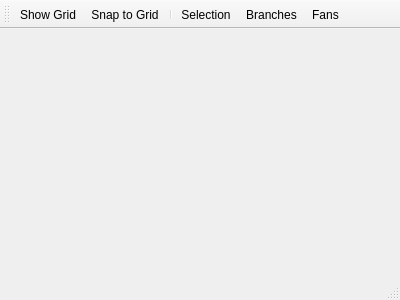
<?xml version="1.0" encoding="UTF-8"?>
<ui version="4.0">
 <class>MainWindow</class>
 <widget class="QMainWindow" name="MainWindow">
  <property name="geometry">
   <rect>
    <x>0</x>
    <y>0</y>
    <width>400</width>
    <height>300</height>
   </rect>
  </property>
  <property name="windowTitle">
   <string>MainWindow</string>
  </property>
  <widget class="QWidget" name="centralWidget"/>
  <widget class="QMenuBar" name="menuBar">
   <property name="geometry">
    <rect>
     <x>0</x>
     <y>0</y>
     <width>400</width>
     <height>21</height>
    </rect>
   </property>
  </widget>
  <widget class="QToolBar" name="mainToolBar">
   <attribute name="toolBarArea">
    <enum>TopToolBarArea</enum>
   </attribute>
   <attribute name="toolBarBreak">
    <bool>false</bool>
   </attribute>
   <addaction name="actionShowGrid"/>
   <addaction name="actionSnapGrid"/>
   <addaction name="separator"/>
   <addaction name="actionSelection"/>
   <addaction name="actionBranches"/>
   <addaction name="actionFans"/>
  </widget>
  <widget class="QStatusBar" name="statusBar"/>
  <action name="actionShowGrid">
   <property name="checkable">
    <bool>true</bool>
   </property>
   <property name="text">
    <string>Show Grid</string>
   </property>
   <property name="toolTip">
    <string>Enable/Disable Grid</string>
   </property>
  </action>
  <action name="actionSnapGrid">
   <property name="checkable">
    <bool>true</bool>
   </property>
   <property name="text">
    <string>Snap to Grid</string>
   </property>
   <property name="toolTip">
    <string>Snap Items to Grid</string>
   </property>
  </action>
  <action name="actionSelection">
   <property name="checkable">
    <bool>true</bool>
   </property>
   <property name="text">
    <string>Selection</string>
   </property>
   <property name="toolTip">
    <string>Select Items</string>
   </property>
  </action>
  <action name="actionBranches">
   <property name="checkable">
    <bool>true</bool>
   </property>
   <property name="text">
    <string>Branches</string>
   </property>
   <property name="toolTip">
    <string>Add Branches</string>
   </property>
  </action>
  <action name="actionFans">
   <property name="checkable">
    <bool>true</bool>
   </property>
   <property name="text">
    <string>Fans</string>
   </property>
   <property name="toolTip">
    <string>Add Fans</string>
   </property>
  </action>
 </widget>
 <layoutdefault spacing="6" margin="11"/>
 <resources/>
 <connections/>
</ui>
